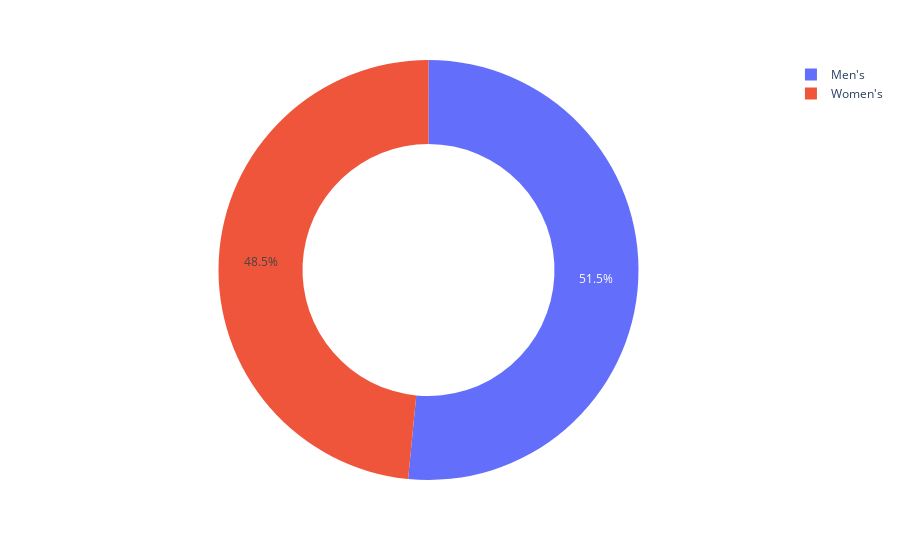

Write notebook code for a chart like this one.
### Code cell
px.pie(values= clothing.SubCategory.value_counts().values,names =clothing.SubCategory.value_counts().index,hole=0.6)

### Figure 1 — Plotly figure (JSON) as saved in the notebook; plotly's stock layout.template omitted (floating-point values rounded to 4 significant figures)
{"data": [{"domain": {"x": [0, 1], "y": [0, 1]}, "hole": 0.6, "hovertemplate": "label=%{label}<br>value=%{value}<extra></extra>", "labels": ["Men's", "Women's"], "legendgroup": "", "name": "", "showlegend": true, "type": "pie", "values": [50, 47]}], "layout": {"legend": {"tracegroupgap": 0}, "margin": {"t": 60}}}
